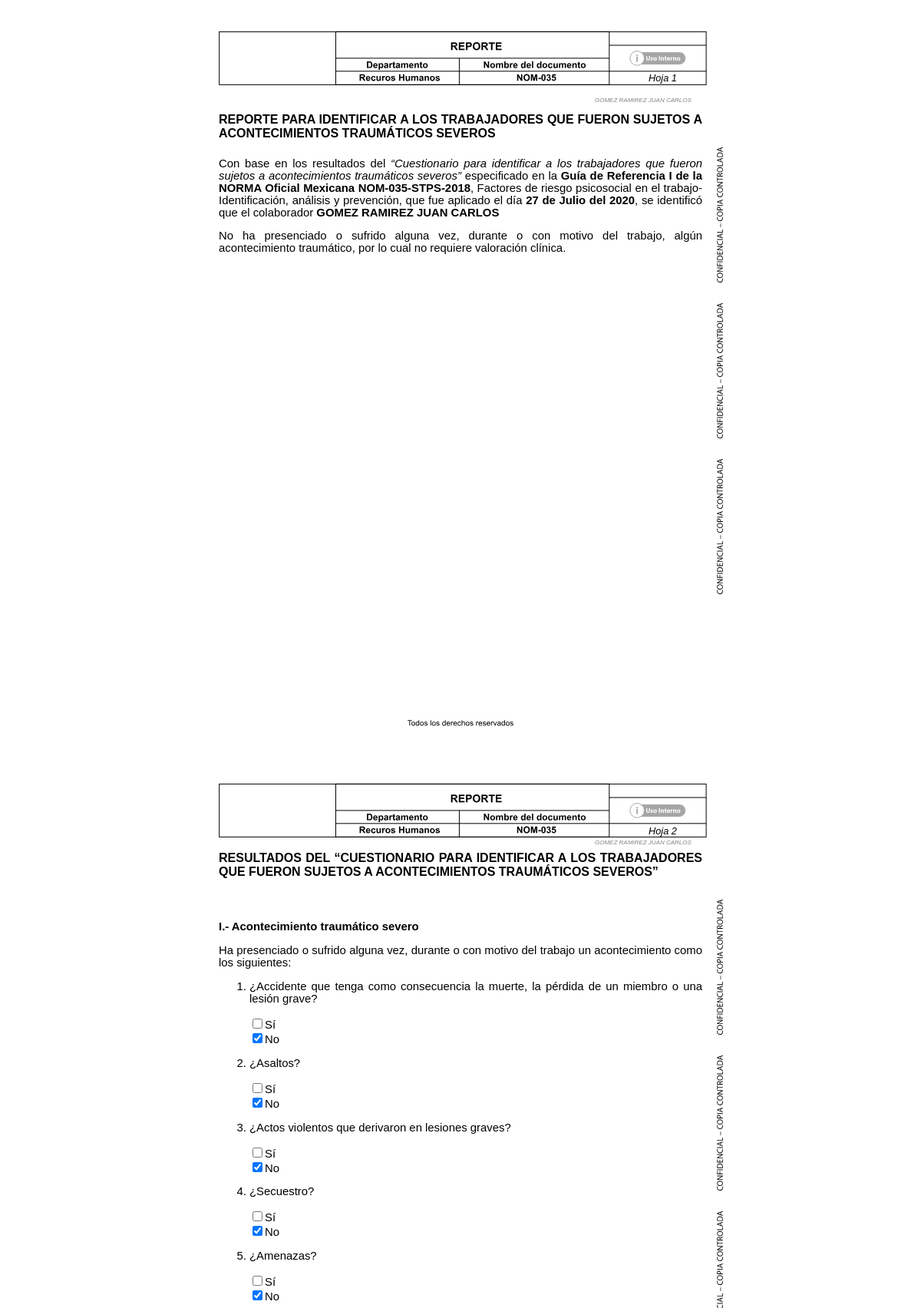
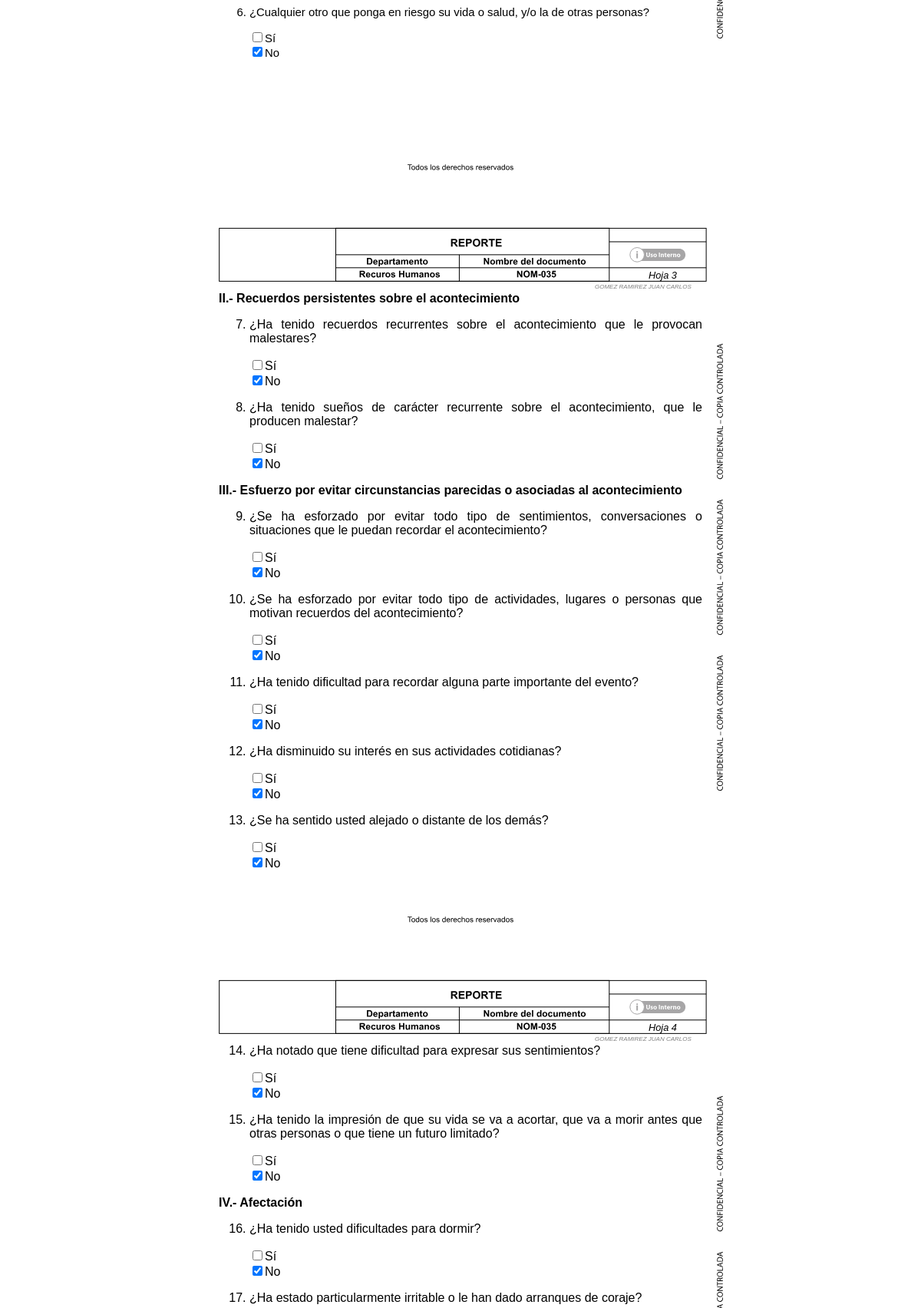
The app's page /protected/php/impreR01General.php (upper part) with its own data (2 pictures, top to bottom).
### tables this page shows
CREATE TABLE "nom035R1a" (
  "id" integer NOT NULL PRIMARY KEY AUTOINCREMENT,
  "p1_R1a" text NOT NULL,
  "p2_R1a" text NOT NULL,
  "p3_R1a" text NOT NULL,
  "p4_R1a" text NOT NULL,
  "p5_R1a" text NOT NULL,
  "p6_R1a" text NOT NULL,
  "p7_R1a" text NOT NULL,
  "p8_R1a" text NOT NULL,
  "p9_R1a" text NOT NULL,
  "p10_R1a" text NOT NULL,
  "p11_R1a" text NOT NULL,
  "p12_R1a" text NOT NULL,
  "p13_R1a" text NOT NULL,
  "p14_R1a" text NOT NULL,
  "p15_R1a" text NOT NULL,
  "p16_R1a" text NOT NULL,
  "p17_R1a" text NOT NULL,
  "p18_R1a" text NOT NULL,
  "p19_R1a" text NOT NULL,
  "p20_R1a" text NOT NULL,
  "p21_R1a" text NOT NULL,
  "empresa_R1a" text NOT NULL,
  "dirEmpresa_R1a" text NOT NULL,
  "correo_R1a" text NOT NULL,
  "codeMd5_R1a" text NOT NULL,
  "usrSexo_R1a" text NOT NULL,
  "usrNumEmp_R1a" text NOT NULL,
  "fechaHoraInicio_R1a" text NOT NULL,
  "fechaHoraFinal_R1a" text NOT NULL,
  "usrNombre_R1a" text NOT NULL
);

### protected/php/impreR01General.php (the view, shortened to what the rows shown need)
<!DOCTYPE html>
<html lang="es">
<head>
</head>
<body>
<?php
	$conCero = new SQLite3("../data/nom035.db") or die("Problemas para conectar!");
	$cs = $conCero -> query("SELECT * FROM nom035R1a ORDER BY usrNombre_R1a");
	while ($datoX = $cs->fetchArray()) {
		$codeMd5 = $datoX['codeMd5_R1a'];
$resulSelector ='';
$idUsr = $codeMd5;
$rComp_R1a = '';
$ocultarUno = '';
	$con = new SQLite3("../data/nom035.db") or die("Problemas para conectar!");
	$busCorreo = $con -> query("SELECT * FROM nom035R1a WHERE codeMd5_R1a = '$idUsr'");
	while ($dato = $busCorreo->fetchArray()) {
		$p2_R1a = $dato['p2_R1a'];
		$p3_R1a = $dato['p3_R1a'];
		$p4_R1a = $dato['p4_R1a'];
		$p5_R1a = $dato['p5_R1a'];
		$p6_R1a = $dato['p6_R1a'];
		$p7_R1a = $dato['p7_R1a'];
		$p8_R1a = $dato['p8_R1a'];
		$p9_R1a = $dato['p9_R1a'];
		$p10_R1a = $dato['p10_R1a'];
		$p11_R1a = $dato['p11_R1a'];
		$p12_R1a = $dato['p12_R1a'];
		$p13_R1a = $dato['p13_R1a'];
		$p14_R1a = $dato['p14_R1a'];
		$p15_R1a = $dato['p15_R1a'];
		$p16_R1a = $dato['p16_R1a'];
		$p17_R1a = $dato['p17_R1a'];
		$p18_R1a = $dato['p18_R1a'];
		$p19_R1a = $dato['p19_R1a'];
		$p20_R1a = $dato['p20_R1a'];
		$p21_R1a = $dato['p21_R1a'];
		$empresa_R1a = $dato['empresa_R1a'];
		$fecha_R1a = $dato['fechaHoraFinal_R1a'];
		$nombre_R1a = $dato['usrNombre_R1a'];
			include 'fecha.php';
	$comp_R1a = $p2_R1a+$p3_R1a+$p4_R1a+$p5_R1a+$p6_R1a+$p7_R1a;
	if ($comp_R1a > 0) {
		if ($p2_R1a == 1) {
			$resP2ModI = '<li style="margin-left: 50px; margin-right: 50px; font-weight: bold;">Accidente que tenga como consecuencia la muerte, la pérdida de un miembro o una lesión grave</li>';
		}else{
			$resP2ModI = '';
		}
		if ($p3_R1a == 1) {
			$resP3ModI = '<li style="margin-left: 50px; margin-right: 50px; font-weight: bold;">Asaltos</li>';
		}else{
			$resP3ModI = '';
		}
		if ($p4_R1a == 1) {
			$resP4ModI = '<li style="margin-left: 50px; margin-right: 50px; font-weight: bold;">Actos violentos que derivaron en lesiones graves.</li>';
		}else{
			$resP4ModI = '';
		}
		if ($p5_R1a == 1) {
			$resP5ModI = '<li style="margin-left: 50px; margin-right: 50px; font-weight: bold;">Secuestro.</li>';
		}else{
			$resP5ModI = '';
		}
		if ($p6_R1a == 1) {
			$resP6ModI = '<li style="margin-left: 50px; margin-right: 50px; font-weight: bold;">Amenazas.</li>';
		}else{
			$resP6ModI = '';
		}
		if ($p7_R1a == 1) {
			$resP7ModI = '<li style="margin-left: 50px; margin-right: 50px; font-weight: bold;">Cualquier otro que ponga en riesgo su vida o salud, y/o la de otras personas.</li>';
		}else{
			$resP7ModI = '';
		}
		$rComp_R1a = 'Ha presenciado o sufrido alguna vez, durante o con motivo del trabajo, el o los siguiente(s) acontecimiento(s) traumático(s):'.$resP2ModI.$resP3ModI.$resP4ModI.$resP5ModI.$resP6ModI.$resP7ModI;
	}else{
		$ocultarUno = 'style="display: none;"';
		$rComp_R1a = 'No ha presenciado o sufrido alguna vez, durante o con motivo del trabajo, algún acontecimiento traumático, por lo cual no requiere valoración clínica.
		';
	}
	$casoII = $p8_R1a+$p9_R1a;
	$casoIII = $p10_R1a+$p11_R1a+$p12_R1a+$p13_R1a+$p14_R1a+$p15_R1a+$p16_R1a;
	$casoIV = $p17_R1a+$p18_R1a+$p19_R1a+$p20_R1a+$p21_R1a;
	if ($casoII > 0) { $cII = 'A'; }else{ $cII = ''; }
	if ($casoIII > 2) { $cIII = 'B'; }else{ $cIII = ''; }
	if ($casoIV > 1) { $cIV = 'C'; }else{ $cIV = ''; }
	$sumaCasos = $cII.$cIII.$cIV;
	switch ($sumaCasos) {
		default:
			$sFinal = 8;
			break;
	}
	$sumaCasosDos = $casoIII+$casoIV;
	switch ($sFinal) {
		default:
			if ($sumaCasosDos > 0) {
					include 'casoX.php';
					break;
			}else{
					$resulSelector = '<span '.$ocultarUno.'>Sin embargo, después de haber considerado estos síntomas y con base en  la Guía de Referencia I, inciso b), se identifica que el trabajador no requiere valoración clínica.</span>';
					break;
			}
	}
echo '
	<div class="marcoP">
		<div class="hoja">
			<div style="position: absolute; z-index: -1;">
				<img src="../img/hFondo_.svg" style="height: 950px;">
			</div>
			<div>
			<br>
			<br>
			<br>
			<br>
			<br>
			<br>
			<div style="padding: 10px; width: 630px; height: 950px; margin: auto;">
				<div style="position: absolute; margin-left: 560px; margin-top: -32px; font-size: .8em;">
					<i>Hoja 1</i>
				</div>
				<div style="position: absolute; margin-left: 490px; margin-top: 0px; font-size: .5em; color: grey; text-align: left;">
					<i>'.$nombre_R1a.'</i>
				</div>
				<h4>REPORTE PARA IDENTIFICAR A LOS TRABAJADORES QUE FUERON SUJETOS A ACONTECIMIENTOS TRAUMÁTICOS SEVEROS <span style="font-size: .5em; color: #DDDDDD;"><i>'.$sumaCasos.'</i></span></h4>
				<div style="font-size: .93em;">
					<p>Con base en los resultados del <i>“Cuestionario para identificar a los trabajadores que fueron sujetos a acontecimientos traumáticos severos”</i> especificado en la <b>Guía de Referencia I de la NORMA Oficial Mexicana NOM-035-STPS-2018</b>, Factores de riesgo psicosocial en el trabajo-Identificación, análisis y prevención, que fue aplicado el día <b>'.$dia.' de '.$mes.' del '.$ano.'</b>, se identificó que el colaborador <b>'.$nombre_R1a.'</b></p>
					<p>'.$rComp_R1a.'</p>
					<p>'.$resulSelector.'</p>
				</div>
			</div>
			</div>
		</div>
	</div>
	<div class="marcoP">
		<div class="hoja">
			<div style="position: absolute; z-index: -1;">
				<img src="../img/hFondo_.svg" style="height: 950px;">
			</div>
			<div>
			<br>
			<br>
			<br>
			<br>
			<br>
			<div style="padding: 10px; width: 630px; height: 950px; margin: auto;">
				<div style="position: absolute; margin-left: 560px; margin-top: -13px; font-size: .8em;">
					<i>Hoja 2</i>
				</div>
				<div style="position: absolute; margin-left: 490px; margin-top: 5px; font-size: .5em; color: grey; text-align: left;">
					<i>'.$nombre_R1a.'</i>
				</div>
				<h4>RESULTADOS DEL “CUESTIONARIO PARA IDENTIFICAR A LOS TRABAJADORES QUE FUERON SUJETOS A ACONTECIMIENTOS TRAUMÁTICOS SEVEROS”</h4>
				<br>
				<div style="font-size: .93em;">
					<p><b>I.- Acontecimiento traumático severo</b></p>
					<p>Ha presenciado o sufrido alguna vez, durante o con motivo del trabajo un acontecimiento como los siguientes:</p>
					<ol>
						<li>¿Accidente que tenga como consecuencia la muerte, la pérdida de un miembro o una lesión grave?</li>
						<p>'; if ($p2_R1a == 1) { echo '<input type="checkbox" checked>Sí<br> <input type="checkbox">No<br>'; }else{ echo '<input type="checkbox">Sí<br> <input type="checkbox" checked>No<br>'; } echo '</p>
						<li>¿Asaltos?</li>
						<p>'; if ($p3_R1a == 1) { echo '<input type="checkbox" checked>Sí<br> <input type="checkbox">No<br>'; }else{ echo '<input type="checkbox">Sí<br> <input type="checkbox" checked>No<br>'; } echo '</p>
						<li>¿Actos violentos que derivaron en lesiones graves?</li>
						<p>'; if ($p4_R1a == 1) { echo '<input type="checkbox" checked>Sí<br> <input type="checkbox">No<br>'; }else{ echo '<input type="checkbox">Sí<br> <input type="checkbox" checked>No<br>'; } echo '</p>
						<li>¿Secuestro?</li>
						<p>'; if ($p5_R1a == 1) { echo '<input type="checkbox" checked>Sí<br> <input type="checkbox">No<br>'; }else{ echo '<input type="checkbox">Sí<br> <input type="checkbox" checked>No<br>'; } echo '</p>
						<li>¿Amenazas?</li>
						<p>'; if ($p6_R1a == 1) { echo '<input type="checkbox" checked>Sí<br> <input type="checkbox">No<br>'; }else{ echo '<input type="checkbox">Sí<br> <input type="checkbox" checked>No<br>'; } echo '</p>
						<li>¿Cualquier otro que ponga en riesgo su vida o salud, y/o la de otras personas?</li>
						<p>'; if ($p7_R1a == 1) { echo '<input type="checkbox" checked>Sí<br> <input type="checkbox">No<br>'; }else{ echo '<input type="checkbox">Sí<br> <input type="checkbox" checked>No<br>'; } echo '</p>
					</ol>
				</div>
			</div>
			</div>
		</div>
	</div>
	<div class="marcoP">
		<div class="hoja">
			<div style="position: absolute; z-index: -1;">
				<img src="../img/hFondo_.svg" style="height: 950px;">
			</div>
			<div>
			<br>
			<br>
			<br>
			<br>
			<br>
			<div style="padding: 10px; width: 630px; height: 950px; margin: auto;">
				<div style="position: absolute; margin-left: 560px; margin-top: -13px; font-size: .8em;">
					<i>Hoja 3</i>
				</div>
				<div style="position: absolute; margin-left: 490px; margin-top: 5px; font-size: .5em; color: grey; text-align: left;">
					<i>'.$nombre_R1a.'</i>
				</div>
					<p><b>II.- Recuerdos persistentes sobre el acontecimiento</b></p>
					<ol>
						<li value="7">¿Ha tenido recuerdos recurrentes sobre el acontecimiento que le provocan malestares?</li>
						<p>'; if ($p8_R1a == 1) { echo '<input type="checkbox" checked>Sí<br> <input type="checkbox">No<br>'; }else{ echo '<input type="checkbox">Sí<br> <input type="checkbox" checked>No<br>'; } echo '</p>
						<li>¿Ha tenido sueños de carácter recurrente sobre el acontecimiento, que le producen malestar?</li>
						<p>'; if ($p9_R1a == 1) { echo '<input type="checkbox" checked>Sí<br> <input type="checkbox">No<br>'; }else{ echo '<input type="checkbox">Sí<br> <input type="checkbox" checked>No<br>'; } echo '</p>
					</ol>
					<p><b>III.- Esfuerzo por evitar circunstancias parecidas o asociadas al acontecimiento</b></p>
					<ol>
						<li value="9">¿Se ha esforzado por evitar todo tipo de sentimientos, conversaciones o situaciones que le puedan recordar el acontecimiento?</li>
						<p>'; if ($p10_R1a == 1) { echo '<input type="checkbox" checked>Sí<br> <input type="checkbox">No<br>'; }else{ echo '<input type="checkbox">Sí<br> <input type="checkbox" checked>No<br>'; } echo '</p>
						<li>¿Se ha esforzado por evitar todo tipo de actividades, lugares o personas que motivan recuerdos del acontecimiento?</li>
						<p>'; if ($p11_R1a == 1) { echo '<input type="checkbox" checked>Sí<br> <input type="checkbox">No<br>'; }else{ echo '<input type="checkbox">Sí<br> <input type="checkbox" checked>No<br>'; } echo '</p>
						<li>¿Ha tenido dificultad para recordar alguna parte importante del evento?</li>
						<p>'; if ($p12_R1a == 1) { echo '<input type="checkbox" checked>Sí<br> <input type="checkbox">No<br>'; }else{ echo '<input type="checkbox">Sí<br> <input type="checkbox" checked>No<br>'; } echo '</p>
						<li>¿Ha disminuido su interés en sus actividades cotidianas?</li>
						<p>'; if ($p13_R1a == 1) { echo '<input type="checkbox" checked>Sí<br> <input type="checkbox">No<br>'; }else{ echo '<input type="checkbox">Sí<br> <input type="checkbox" checked>No<br>'; } echo '</p>
						<li>¿Se ha sentido usted alejado o distante de los demás?</li>
						<p>'; if ($p14_R1a == 1) { echo '<input type="checkbox" checked>Sí<br> <input type="checkbox">No<br>'; }else{ echo '<input type="checkbox">Sí<br> <input type="checkbox" checked>No<br>'; } echo '</p>
					</ol>
				</div>
			</div>
			</div>
		</div>
	</div>
	<div class="marcoP">
		<div class="hoja">
			<div style="position: absolute; z-index: -1;">
				<img src="../img/hFondo_.svg" style="height: 950px;">
			</div>
			<div>
			<br>
			<br>
			<br>
			<br>
			<br>
			<div style="padding: 10px; width: 630px; height: 950px; margin: auto;">
				<div style="position: absolute; margin-left: 560px; margin-top: -13px; font-size: .8em;">
					<i>Hoja 4</i>
				</div>
				<div style="position: absolute; margin-left: 490px; margin-top: 5px; font-size: .5em; color: grey; text-align: left;">
					<i>'.$nombre_R1a.'</i>
				</div>
					<ol>
						<li value="14">¿Ha notado que tiene dificultad para expresar sus sentimientos?</li>
						<p>'; if ($p15_R1a == 1) { echo '<input type="checkbox" checked>Sí<br> <input type="checkbox">No<br>'; }else{ echo '<input type="checkbox">Sí<br> <input type="checkbox" checked>No<br>'; } echo '</p>
						<li>¿Ha tenido la impresión de que su vida se va a acortar, que va a morir antes que otras personas o que tiene un futuro limitado?</li>
						<p>'; if ($p16_R1a == 1) { echo '<input type="checkbox" checked>Sí<br> <input type="checkbox">No<br>'; }else{ echo '<input type="checkbox">Sí<br> <input type="checkbox" checked>No<br>'; } echo '</p>
					</ol>
					<p><b>IV.- Afectación</b></p>
					<ol>
						<li value="16">¿Ha tenido usted dificultades para dormir?</li>
						<p>'; if ($p17_R1a == 1) { echo '<input type="checkbox" checked>Sí<br> <input type="checkbox">No<br>'; }else{ echo '<input type="checkbox">Sí<br> <input type="checkbox" checked>No<br>'; } echo '</p>
						<li>¿Ha estado particularmente irritable o le han dado arranques de coraje?</li>
						<p>'; if ($p18_R1a == 1) { echo '<input type="checkbox" checked>Sí<br> <input type="checkbox">No<br>'; }else{ echo '<input type="checkbox">Sí<br> <input type="checkbox" checked>No<br>'; } echo '</p>
						<li>¿Ha tenido dificultad para concentrarse?</li>
						<p>'; if ($p19_R1a == 1) { echo '<input type="checkbox" checked>Sí<br> <input type="checkbox">No<br>'; }else{ echo '<input type="checkbox">Sí<br> <input type="checkbox" checked>No<br>'; } echo '</p>
						<li>¿Ha estado nervioso o constantemente en alerta?</li>
						<p>'; if ($p20_R1a == 1) { echo '<input type="checkbox" checked>Sí<br> <input type="checkbox">No<br>'; }else{ echo '<input type="checkbox">Sí<br> <input type="checkbox" checked>No<br>'; } echo '</p>
						<p>'; if ($p21_R1a == 1) { echo '<input type="checkbox" checked>Sí<br> <input type="checkbox">No<br>'; }else{ echo '<input type="checkbox">Sí<br> <input type="checkbox" checked>No<br>'; } echo '</p>
					</ol>
			</div>
			</div>
		</div>
	</div>
	<div class="marcoP">
		<div class="hoja">
			<div style="position: absolute; z-index: -1;">
				<img src="../img/hFondo_.svg" style="height: 950px;">
			</div>
			<div>
			<br>
			<br>
			<br>
			<br>
			<br>
			<div style="padding: 10px; width: 630px; height: 950px; margin: auto;">
				<div style="position: absolute; margin-left: 560px; margin-top: -13px; font-size: .8em;">
					<i>Hoja 5</i>
				</div>
				<div style="position: absolute; margin-left: 490px; margin-top: 5px; font-size: .5em; color: grey; text-align: left;">
					<i>'.$nombre_R1a.'</i>
				</div>
					<p><b>RESULTADOS</b></p>
					<table>
						<tr>
							<th>Sección / Pregunta</th>
							<th>Respuestas</th>
						</tr>
						<tr>
							<td>I.- Acontecimiento traumático severo</td>
							'; $totalSiI = $p2_R1a+$p3_R1a+$p4_R1a+$p5_R1a+$p6_R1a+$p7_R1a; $totalNoI = 6-$totalSiI; echo '
							<td>Sí: '; echo $totalSiI; echo ' No: '; echo $totalNoI.'</td>
						</tr>
						<tr>
							<td>II.- Recuerdos persistentes sobre el acontecimiento</td>
							'; $totalSiII = $p8_R1a+$p9_R1a; $totalNoII = 2-$totalSiII; echo '
							<td>Sí: '; echo $totalSiII; echo 'No: '; echo $totalNoII; echo '</td>
						</tr>
						<tr>
							<td style="width: 450px;">III.- Esfuerzo por evitar circunstancias parecidas o asociadas al acontecimiento</td>
							'; $totalSiIII = $p10_R1a+$p11_R1a+$p12_R1a+$p13_R1a+$p14_R1a+$p15_R1a+$p16_R1a; $totalNoIII = 7-$totalSiIII; echo'
							<td>Sí: '; echo $totalSiIII; echo 'No: '; echo $totalNoIII; echo '</td>
						</tr>
						<tr>
							<td>IV.- Afectación</td>
							'; $totalSiIV = $p17_R1a+$p18_R1a+$p19_R1a+$p20_R1a+$p21_R1a; $totalNoIV = 5-$totalSiIV; echo '
							<td>Sí: '; echo $totalSiIV; echo 'No: '; echo $totalNoIV; echo '</td>
						</tr>
						<tr>
							<th style="text-align: right;">Totales:</th>
							'; $totalSiF = $totalSiI+$totalSiII+$totalSiIII+$totalSiIV; $totalNoF = 20-$totalSiF; echo '
							<th>Sí: '; echo $totalSiF; echo ' No: '; echo $totalNoF; echo '</th>
						</tr>
					</table>
					<br>
					<br>
					<table>
						<tr>
							<td>
								<img src="soloqr.php?txtQr=http://www.corsec.com.mx/'.$empresa_R1a.'/impreR01/enviarResultados.aspx?correoCrypt_R1a='.$idUsr.'" style="width: 125px;" />
							</td>
							<td style="width: 300px;">
								<p style="font-size: .8em;">http://www.corsec.com.mx/'.$empresa_R1a.'/impreR01/enviarResultados.aspx?correoCrypt_R1a='.$idUsr.'</p>
							</td>
						</tr>
					</table>
			</div>
			</div>
		</div>
	</div>
';
	}
}
 ?>
</body>
</html>

### records on screen
nom035r1a: usrNombre_R1a "GOMEZ RAMIREZ JUAN CARLOS", fechaHoraFinal_R1a "27", fechaHoraFinal_R1a "Julio", fechaHoraFinal_R1a "2020", rComp_R1a "No ha presenciado o sufrido alguna vez, durante o con motivo del trabajo, algún acontecimiento traumático, por lo cual no requiere valoración clínica."
